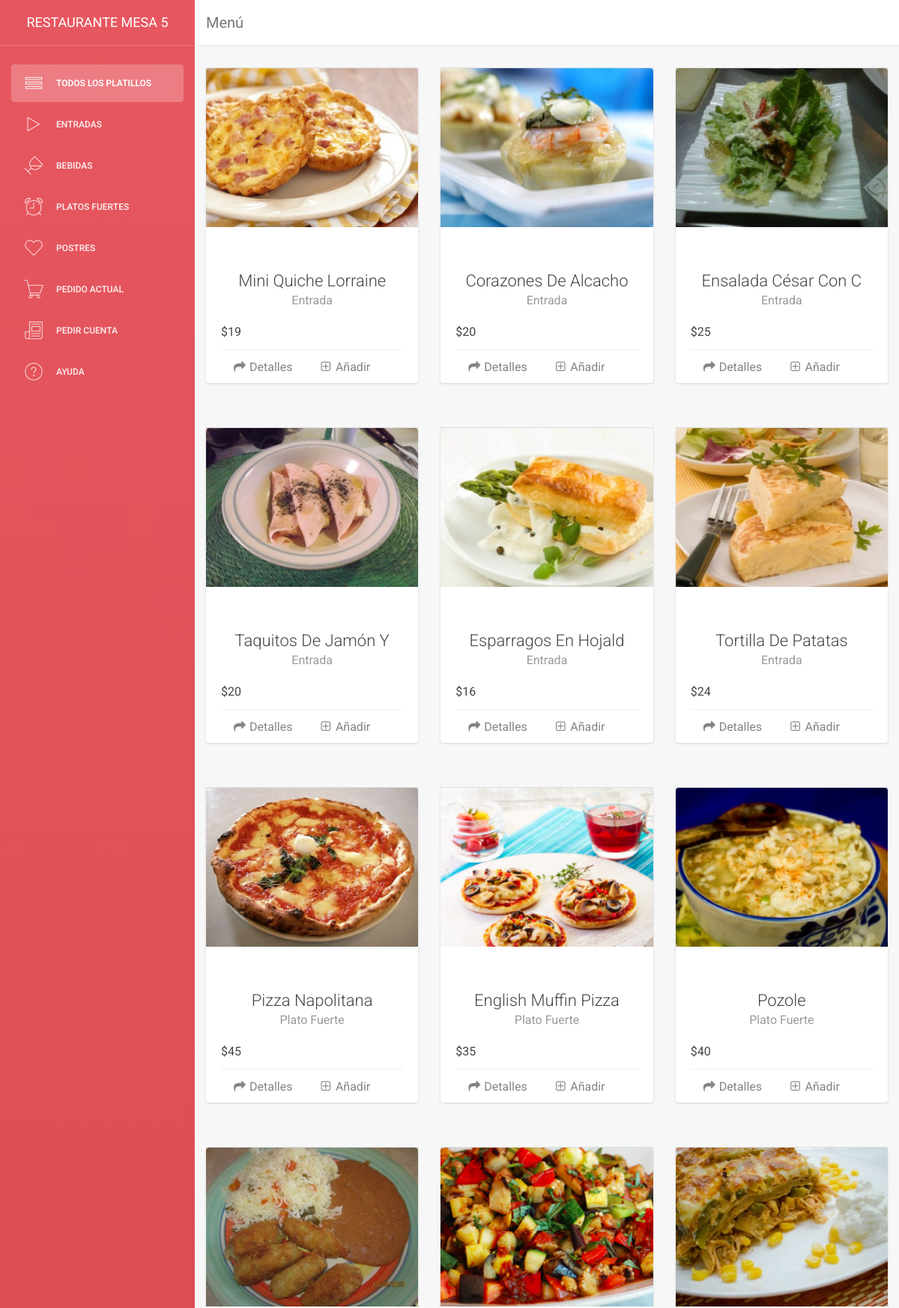
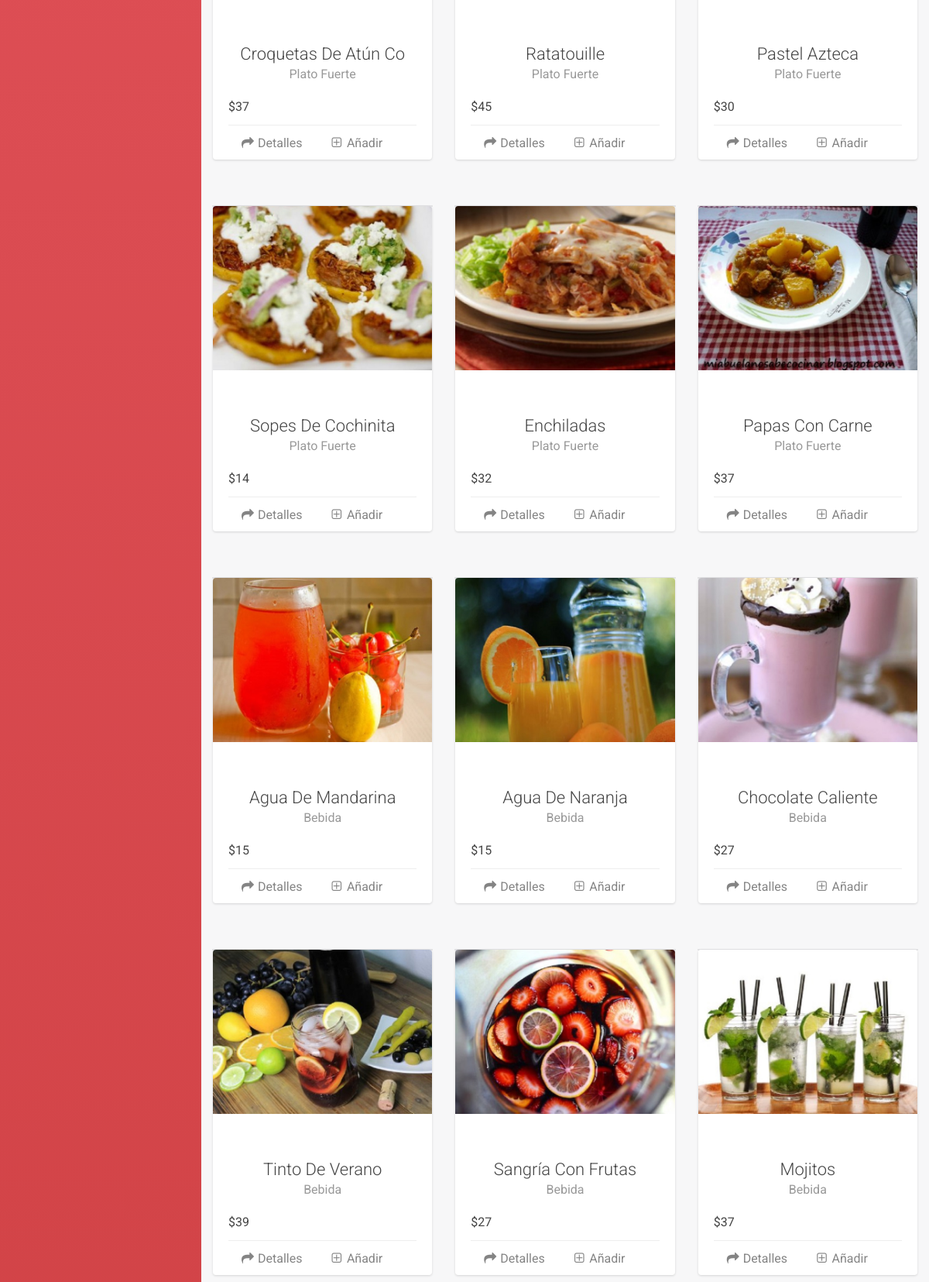
The page /productos/productos.php?idmesa=5 (upper part) on the database its author committed (2 pictures, top to bottom).
### tables this page shows
CREATE TABLE `mesa` (
  `IDMESA` int(11) NOT NULL AUTO_INCREMENT,
  `MESA` varchar(15) NOT NULL,
  `DISPONIBLE` int(11) NOT NULL DEFAULT '0',
  PRIMARY KEY (`IDMESA`),
  UNIQUE KEY `MESA` (`MESA`)
);

CREATE TABLE `platillo` (
  `IDPLATILLO` int(11) NOT NULL AUTO_INCREMENT,
  `PLATILLO` varchar(150) NOT NULL,
  `IDCATEGORIA` int(11) NOT NULL,
  `PRECIO` decimal(10,0) NOT NULL,
  `IMG1` varchar(250) NOT NULL,
  `IMG2` varchar(250) DEFAULT NULL,
  `IMG3` varchar(250) DEFAULT NULL,
  `RECETA` varchar(1200) DEFAULT NULL,
  `ACTIVO` int(11) NOT NULL DEFAULT '0',
  PRIMARY KEY (`IDPLATILLO`),
  UNIQUE KEY `PLATILLO` (`PLATILLO`),
  KEY `IDCATEGORIA` (`IDCATEGORIA`),
  CONSTRAINT `platillo_ibfk_1` FOREIGN KEY (`IDCATEGORIA`) REFERENCES `categoria` (`IDCATEGORIA`)
);

CREATE TABLE `categoria` (
  `IDCATEGORIA` int(11) NOT NULL AUTO_INCREMENT,
  `CATEGORIA` varchar(70) NOT NULL,
  `IMAGEN` varchar(250) NOT NULL,
  `ACTIVO` int(11) NOT NULL DEFAULT '0',
  PRIMARY KEY (`IDCATEGORIA`),
  UNIQUE KEY `CATEGORIA` (`CATEGORIA`)
);

### productos/productos.php (the view, shortened to what the rows shown need)
<!doctype html>
<html lang="en">
<head>
    <?php
        include('getinfo.php');
    ?>
    <link href="assets/css/bootstrap.min.css" rel="stylesheet" />
    <link href="assets/css/animate.min.css" rel="stylesheet"/>
    <link href="assets/css/light-bootstrap-dashboard.css" rel="stylesheet"/>
    <link href="assets/css/rotating-card.css" rel="stylesheet" />
    <link href="http://netdna.bootstrapcdn.com/font-awesome/4.1.0/css/font-awesome.min.css" rel="stylesheet" />
    <link href="assets/css/demo.css" rel="stylesheet" />
    <link href="http://maxcdn.bootstrapcdn.com/font-awesome/4.2.0/css/font-awesome.min.css" rel="stylesheet">
    <link href="assets/css/pe-icon-7-stroke.css" rel="stylesheet" />
</head>
<body>
<div class="wrapper">
    <div class="sidebar" data-color="red" data-image="assets/img/sidebar-5.jpg">
        <div class="sidebar-wrapper">
            <div class="logo">
                <a href="" class="simple-text">
                    RESTAURANTE <?php
                        foreach ($mesa as $value) {
                            echo $value['MESA'];
                        }
                    ?>
                </a>
            </div>
        </div>
    </div>
    <div class="main-panel">
        <?php
            foreach ($productos as $value) {
        ?>
        <div class="col-md-4 col-sm-6">
             <div class="card-container manual-flip">
                <div class="card">
                    <div class="front">
                        <div class="cover">
                            <img src="<?php echo $value['IMG1'];?>"/>
                        </div>
                        <div class="content">
                            <div class="main">
                                <h3 class="name"><?php echo $value['PLATILLO'];?></h3>
                                <p class="profession"><?php echo $value['CATEGORIA'];?></p>
                                <h5>$<?php echo $value['PRECIO'];?></h5>
                            </div>
                            <div class="footer">
                                <button class="btn btn-simple" onclick="rotateCard(this)">
                                    <i class="fa fa-mail-forward"></i> Detalles
                                </button>
                                <a class="btn btn-simple" href="addtocart.php?idproducto=<?php echo $value['IDPLATILLO'];?>&idmesa=<?php echo $idmesa;?>">
                                    <i class="fa fa-plus-square-o"></i> Añadir
                                </a>
                            </div>
                        </div>
                    </div>
                    <div class="back">
                        <div class="header">
                            <h5 class="motto"><?php echo $value['PLATILLOC'];?></h5>
                        </div>
                        <div class="content">
                            <div class="main">
                                <h4 class="name">Receta</h4>
                                <p><?php echo $value['RECETA'];?></p>
                            </div>
                        </div>
                        <div>
                           <button class="btn btn-simple" rel="tooltip" title="Ver imagen" onclick="rotateCard(this)">
                            </button>
                        </div>
                    </div>
                </div>
            </div>
        </div>
        <?php
            }
        ?>
    </div>
</div>
</body>
</html>

### rows shown on the page
mesa: MESA "MESA 5"
platillo: IMG1 (picture), PLATILLO "Mini Quiche Lorraine", IDCATEGORIA.CATEGORIA "Entrada", PRECIO "19"
platillo: IMG1 (picture), PLATILLO "Corazones De Alcacho", IDCATEGORIA.CATEGORIA "Entrada", PRECIO "20"
platillo: IMG1 (picture), PLATILLO "Ensalada César Con C", IDCATEGORIA.CATEGORIA "Entrada", PRECIO "25"
platillo: IMG1 (picture), PLATILLO "Taquitos De Jamón Y", IDCATEGORIA.CATEGORIA "Entrada", PRECIO "20"
platillo: IMG1 (picture), PLATILLO "Esparragos En Hojald", IDCATEGORIA.CATEGORIA "Entrada", PRECIO "16"
platillo: IMG1 (picture), PLATILLO "Tortilla De Patatas", IDCATEGORIA.CATEGORIA "Entrada", PRECIO "24"
platillo: IMG1 (picture), PLATILLO "Pizza Napolitana", IDCATEGORIA.CATEGORIA "Plato Fuerte", PRECIO "45"
platillo: IMG1 (picture), PLATILLO "English Muffin Pizza", IDCATEGORIA.CATEGORIA "Plato Fuerte", PRECIO "35"
platillo: IMG1 (picture), PLATILLO "Pozole", IDCATEGORIA.CATEGORIA "Plato Fuerte", PRECIO "40"
platillo: IMG1 (picture), PLATILLO "Croquetas De Atún Co", IDCATEGORIA.CATEGORIA "Plato Fuerte", PRECIO "37"
platillo: IMG1 (picture), PLATILLO "Ratatouille", IDCATEGORIA.CATEGORIA "Plato Fuerte", PRECIO "45"
platillo: IMG1 (picture), PLATILLO "Pastel Azteca", IDCATEGORIA.CATEGORIA "Plato Fuerte", PRECIO "30"
platillo: IMG1 (picture), PLATILLO "Sopes De Cochinita", IDCATEGORIA.CATEGORIA "Plato Fuerte", PRECIO "14"
platillo: IMG1 (picture), PLATILLO "Enchiladas", IDCATEGORIA.CATEGORIA "Plato Fuerte", PRECIO "32"
platillo: IMG1 (picture), PLATILLO "Papas Con Carne", IDCATEGORIA.CATEGORIA "Plato Fuerte", PRECIO "37"
platillo: IMG1 (picture), PLATILLO "Agua De Mandarina", IDCATEGORIA.CATEGORIA "Bebida", PRECIO "15"
platillo: IMG1 (picture), PLATILLO "Agua De Naranja", IDCATEGORIA.CATEGORIA "Bebida", PRECIO "15"
platillo: IMG1 (picture), PLATILLO "Chocolate Caliente", IDCATEGORIA.CATEGORIA "Bebida", PRECIO "27"
platillo: IMG1 (picture), PLATILLO "Tinto De Verano", IDCATEGORIA.CATEGORIA "Bebida", PRECIO "39"
platillo: IMG1 (picture), PLATILLO "Sangría Con Frutas", IDCATEGORIA.CATEGORIA "Bebida", PRECIO "27"
platillo: IMG1 (picture), PLATILLO "Mojitos", IDCATEGORIA.CATEGORIA "Bebida", PRECIO "37"

### other values the page prints
$tituloMenu "Menú"
